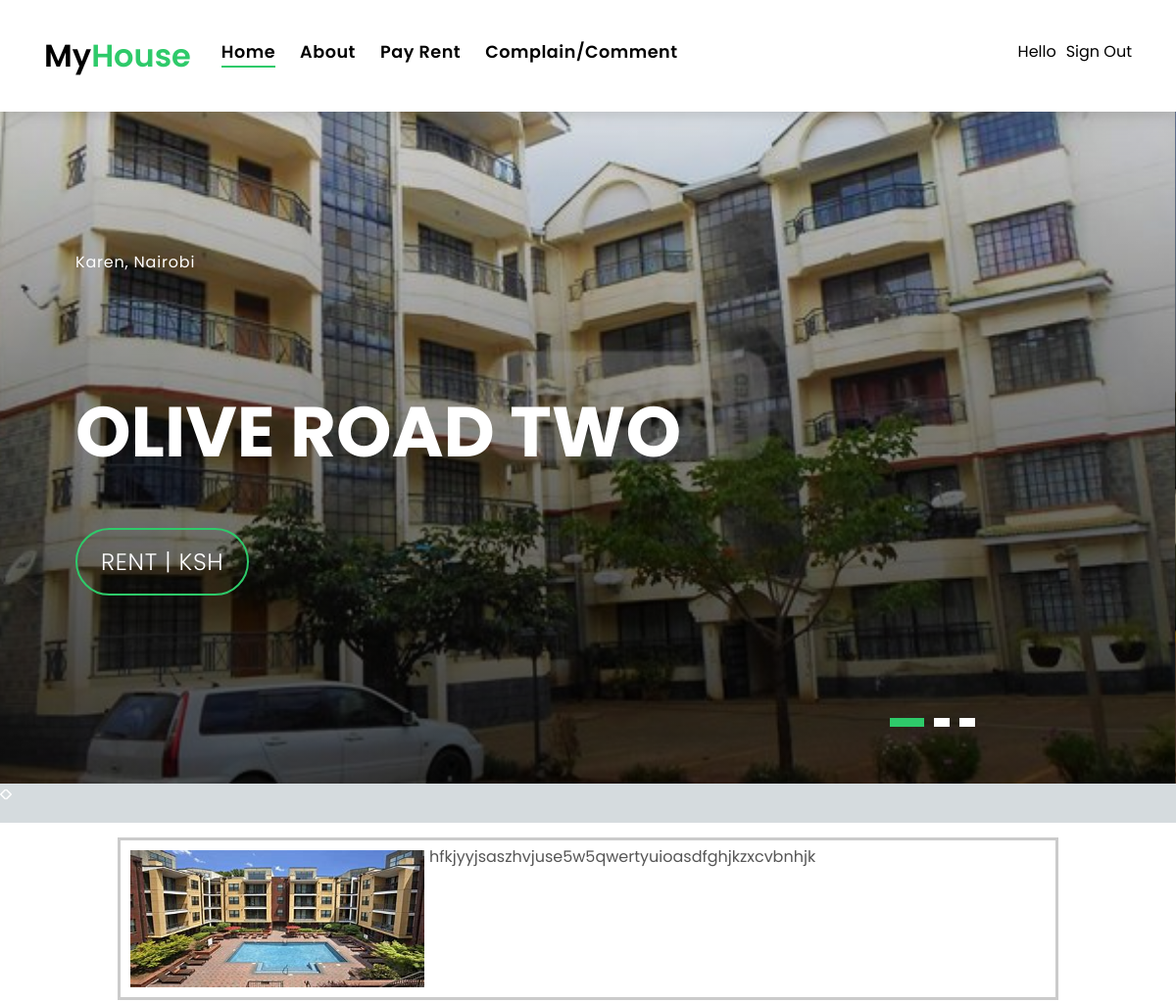
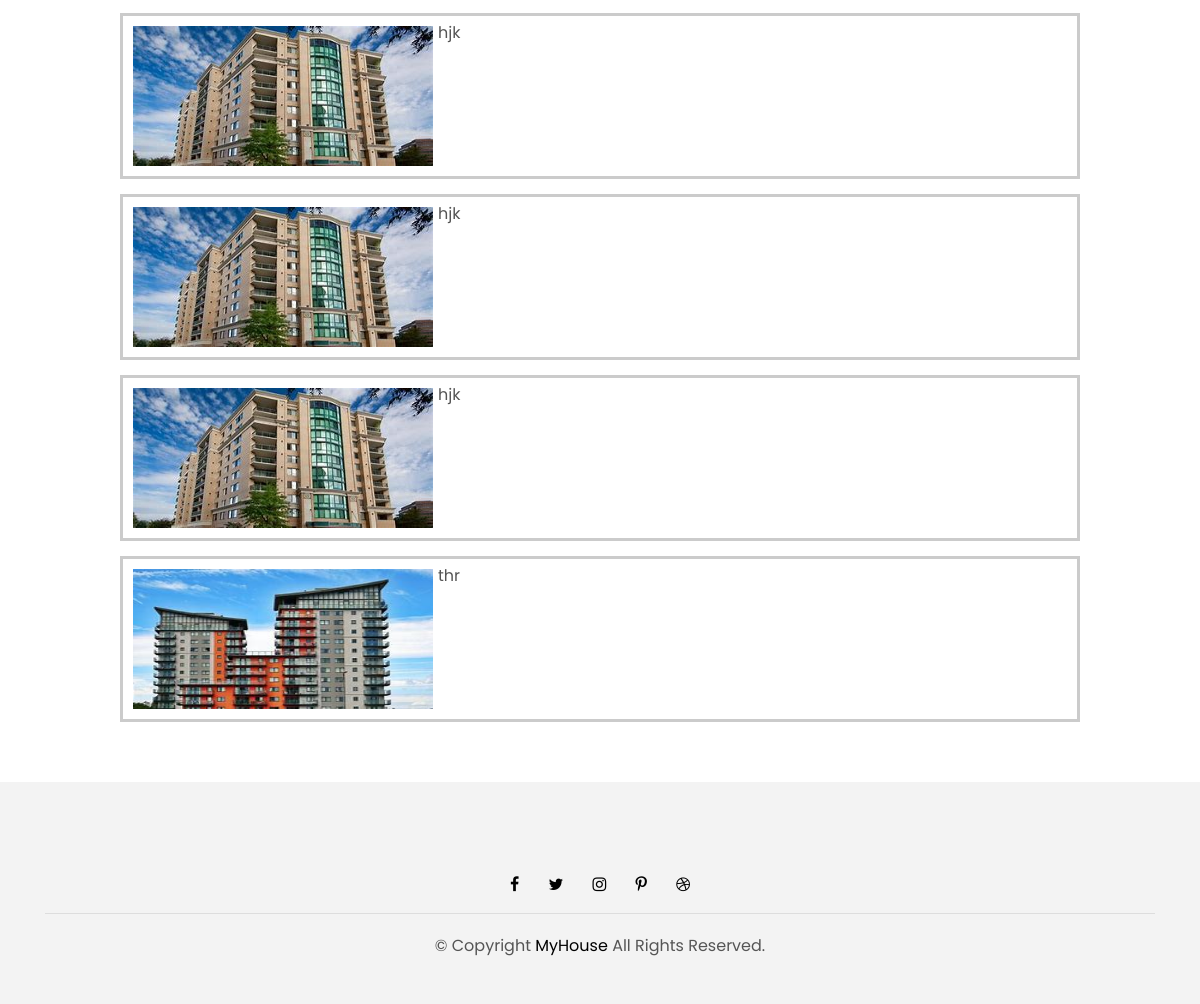
The page /cpanel.php on the database its author committed (2 pictures, top to bottom).
### tables this page shows
CREATE TABLE IF NOT EXISTS `houses` (
  `houseid` bigint(10) NOT NULL AUTO_INCREMENT,
  `housenumber` varchar(255) NOT NULL,
  `houseimage` varchar(255) NOT NULL,
  `housedesciption` text,
  PRIMARY KEY (`houseid`)
);

### cpanel.php (the view, shortened to what this page needs)
<!DOCTYPE html>
<html>
    <head>
        <link rel = "stylesheet" href = "style.css" />
  <link rel="stylesheet" href="https://maxcdn.bootstrapcdn.com/bootstrap/4.1.0/css/bootstrap.min.css">
  <link rel="stylesheet" href="https://use.fontawesome.com/releases/v5.0.13/css/all.css">
  <link href="lib/bootstrap/css/bootstrap.min.css" rel="stylesheet">
  <link href="lib/font-awesome/css/font-awesome.min.css" rel="stylesheet">
  <link href="lib/animate/animate.min.css" rel="stylesheet">
  <link href="lib/ionicons/css/ionicons.min.css" rel="stylesheet">
  <link href="lib/owlcarousel/assets/owl.carousel.min.css" rel="stylesheet">
  <link href="css/style.css" rel="stylesheet">
    </head>
    <body>
  <nav class="navbar navbar-default navbar-trans navbar-expand-lg fixed-top">
    <div class="container">
      <a class="navbar-brand text-brand" href="index.html">My<span class="color-b">House</span></a>
      <div class="navbar-collapse collapse justify-content-center" id="navbarDefault">
        <ul class="navbar-nav">
          <li class="nav-item">
            <a class="nav-link active" href="index.php">Home</a>
          </li>
          <li class="nav-item">
            <a class="nav-link" href="about.php">About</a>
          </li>
          <li class="nav-item">
            <a class="nav-link" href="php_stripe_paypage-master">Pay Rent</a>
          </li>
          <li class="nav-item">
            <a class="nav-link" href="contact.php">Complain/Comment</a>
          </li>
        </ul>
        </div>
        <ul class="navbar-nav">
            <li class = "nav-item">
              <li class = "nav-item">
               <a href="userProfile.php"> Hello <?php print $_SESSION['control']["username"]; ?></a>
                 </li>
                   <a href="server.php?signout">Sign Out</a>
            </li>
            </ul>
               </div>
      </nav>
  <div class="intro intro-carousel">
    <div id="carousel" class="owl-carousel owl-theme">
      <div class="carousel-item-a intro-item bg-image" style="background-image: url(img/sisters.jpg)">
        <div class="overlay overlay-a"></div>
        <div class="intro-content display-table">
          <div class="table-cell">
            <div class="container">
              <div class="row">
                <div class="col-lg-8">
                  <div class="intro-body">
                    <p class="intro-title-top">Karen, Nairobi
                    <h1 class="intro-title mb-4">
                      <br> Olive Road Two</h1>
                    <p class="intro-subtitle intro-price">
                      <a href="#"><span class="price-a">rent | ksh </span></a>
                    </p>
                  </div>
                </div>
              </div>
            </div>
          </div>
        </div>
      </div>
    </div>
  </div>
        <div class = "header">
        </div>
<?php
      $db = mysqli_connect('localhost', 'root', '', 'houses');
      $sql = "SELECT * FROM houses";
      $result = mysqli_query($db, $sql);
      while ($row = mysqli_fetch_array($result)) {
        echo "<div id = 'img_div'>";
              echo "<img src = 'uploads/".$row['houseimage']."'>";
              echo "<p>".$row['housedesciption']."</p>";
        echo "</div>";
      }
?>
  <section class="section-footer">
    <div class="container">
      <div class="row">
        <div class="col-sm-12 col-md-4 section-md-t3">
        </div>
      </div>
    </div>
  </section>
  <footer>
    <div class="container">
      <div class="row">
        <div class="col-md-12">
          <div class="socials-a">
            <ul class="list-inline">
              <li class="list-inline-item">
                <a href="#">
                  <i class="fa fa-facebook" aria-hidden="true"></i>
                </a>
              </li>
              <li class="list-inline-item">
                <a href="#">
                  <i class="fa fa-twitter" aria-hidden="true"></i>
                </a>
              </li>
              <li class="list-inline-item">
                <a href="#">
                  <i class="fa fa-instagram" aria-hidden="true"></i>
                </a>
              </li>
              <li class="list-inline-item">
                <a href="#">
                  <i class="fa fa-pinterest-p" aria-hidden="true"></i>
                </a>
              </li>
              <li class="list-inline-item">
                <a href="#">
                  <i class="fa fa-dribbble" aria-hidden="true"></i>
                </a>
              </li>
            </ul>
          </div>
          <div class="copyright-footer">
            <p class="copyright color-text-a">
              &copy; Copyright
              <span class="color-a">MyHouse</span> All Rights Reserved.
            </p>
          </div>
        </div>
      </div>
    </div>
  </footer>
    </body>
</html>

### style.css (style rules this page uses)
body { margin: 0; }
* { box-sizing: border-box; }
.header { background-color: rgba(45, 75, 89, 20%); padding: 20px; text-align: center; }
.row:after { content: ""; display: block; clear: both; }
#img_div { width: 80%; padding: 5px; margin: 15px auto; border: 3px solid #cbcbcb; }
#img_div:after { content: ""; display: block; clear: both; }
img { float: left; margin: 5px; width: 300px; height: 140px; }

### rows shown on the page
houses: houseimage (picture), housedesciption "hfkjyyjsaszhvjuse5w5qwertyuioasdfghjkzxcvbnhjk"
houses: houseimage (picture), housedesciption "hjk"
houses: houseimage (picture), housedesciption "hjk"
houses: houseimage (picture), housedesciption "hjk"
houses: houseimage (picture), housedesciption "thr"
